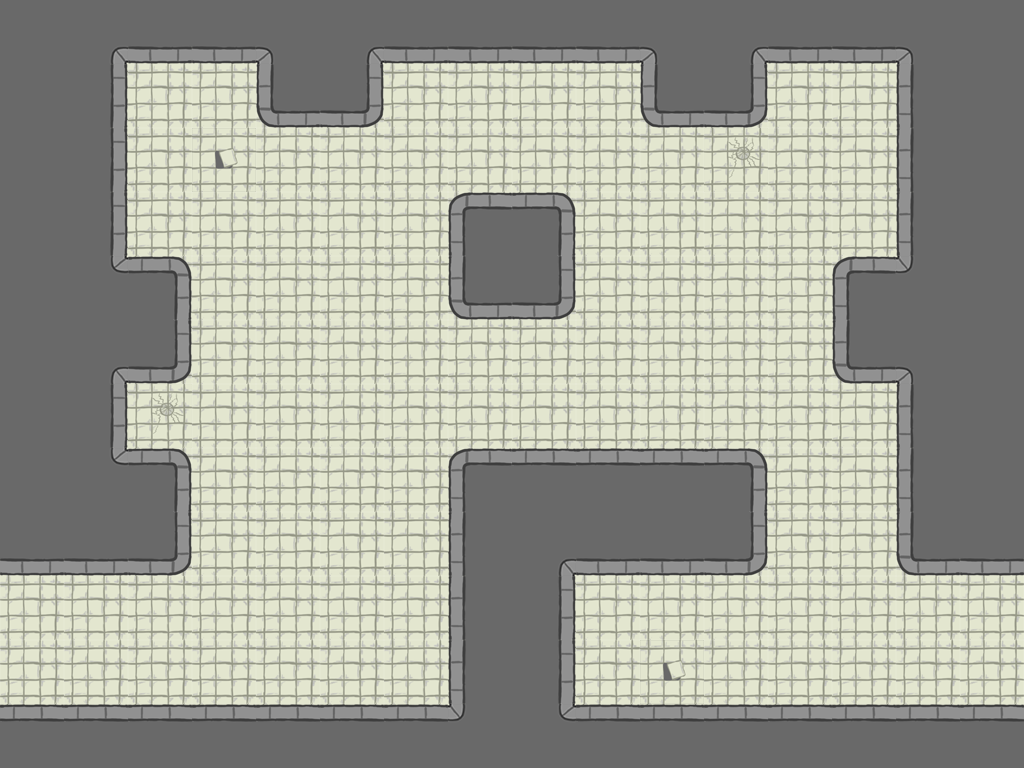

This is a level from a 2D game, rendered from its Tiled map with the project's own tilesets. A one-line summary and the complete map file follow:
An orthogonal 16x12 tile map with 64x64 px tiles, 1 tile layer (Tiles) and 7 objects (2x Door, ProximityMine, HeatRay, Turret, Loot).

<map version="1.0" orientation="orthogonal" width="16" height="12" tilewidth="64" tileheight="64">
 <tileset firstgid="1" name="tileset" tilewidth="64" tileheight="64">
  <image source="../TileSets/tileset.png" width="384" height="192" />
  <tile id="0">
   <properties>
    <property name="walkCost" value="100" />
   </properties>
  </tile>
  <tile id="1">
   <properties>
    <property name="walkCost" value="100" />
   </properties>
  </tile>
  <tile id="6">
   <properties>
    <property name="walkCost" value="100" />
   </properties>
  </tile>
 </tileset>
 <layer name="Tiles" width="16" height="12">
  <data>
   <tile gid="8" />
   <tile gid="17" />
   <tile gid="4" />
   <tile gid="4" />
   <tile gid="16" />
   <tile gid="17" />
   <tile gid="4" />
   <tile gid="4" />
   <tile gid="4" />
   <tile gid="4" />
   <tile gid="16" />
   <tile gid="17" />
   <tile gid="4" />
   <tile gid="4" />
   <tile gid="16" />
   <tile gid="8" />
   <tile gid="8" />
   <tile gid="5" />
   <tile gid="1" />
   <tile gid="1" />
   <tile gid="11" />
   <tile gid="9" />
   <tile gid="1" />
   <tile gid="1" />
   <tile gid="1" />
   <tile gid="1" />
   <tile gid="11" />
   <tile gid="9" />
   <tile gid="1" />
   <tile gid="1" />
   <tile gid="6" />
   <tile gid="8" />
   <tile gid="8" />
   <tile gid="5" />
   <tile gid="1" />
   <tile gid="7" />
   <tile gid="1" />
   <tile gid="1" />
   <tile gid="1" />
   <tile gid="1" />
   <tile gid="1" />
   <tile gid="1" />
   <tile gid="1" />
   <tile gid="2" />
   <tile gid="1" />
   <tile gid="1" />
   <tile gid="6" />
   <tile gid="8" />
   <tile gid="8" />
   <tile gid="5" />
   <tile gid="1" />
   <tile gid="1" />
   <tile gid="1" />
   <tile gid="1" />
   <tile gid="1" />
   <tile gid="10" />
   <tile gid="12" />
   <tile gid="1" />
   <tile gid="1" />
   <tile gid="1" />
   <tile gid="1" />
   <tile gid="1" />
   <tile gid="6" />
   <tile gid="8" />
   <tile gid="8" />
   <tile gid="18" />
   <tile gid="12" />
   <tile gid="1" />
   <tile gid="1" />
   <tile gid="1" />
   <tile gid="1" />
   <tile gid="11" />
   <tile gid="9" />
   <tile gid="1" />
   <tile gid="1" />
   <tile gid="1" />
   <tile gid="1" />
   <tile gid="10" />
   <tile gid="15" />
   <tile gid="8" />
   <tile gid="8" />
   <tile gid="17" />
   <tile gid="9" />
   <tile gid="1" />
   <tile gid="1" />
   <tile gid="1" />
   <tile gid="1" />
   <tile gid="1" />
   <tile gid="1" />
   <tile gid="1" />
   <tile gid="1" />
   <tile gid="1" />
   <tile gid="1" />
   <tile gid="11" />
   <tile gid="16" />
   <tile gid="8" />
   <tile gid="8" />
   <tile gid="5" />
   <tile gid="2" />
   <tile gid="1" />
   <tile gid="1" />
   <tile gid="1" />
   <tile gid="1" />
   <tile gid="1" />
   <tile gid="1" />
   <tile gid="1" />
   <tile gid="1" />
   <tile gid="1" />
   <tile gid="1" />
   <tile gid="1" />
   <tile gid="6" />
   <tile gid="8" />
   <tile gid="8" />
   <tile gid="18" />
   <tile gid="12" />
   <tile gid="1" />
   <tile gid="1" />
   <tile gid="1" />
   <tile gid="1" />
   <tile gid="10" />
   <tile gid="3" />
   <tile gid="3" />
   <tile gid="3" />
   <tile gid="12" />
   <tile gid="1" />
   <tile gid="1" />
   <tile gid="6" />
   <tile gid="8" />
   <tile gid="4" />
   <tile gid="4" />
   <tile gid="9" />
   <tile gid="1" />
   <tile gid="1" />
   <tile gid="1" />
   <tile gid="1" />
   <tile gid="6" />
   <tile gid="17" />
   <tile gid="4" />
   <tile gid="4" />
   <tile gid="9" />
   <tile gid="1" />
   <tile gid="1" />
   <tile gid="11" />
   <tile gid="4" />
   <tile gid="1" />
   <tile gid="1" />
   <tile gid="1" />
   <tile gid="1" />
   <tile gid="1" />
   <tile gid="1" />
   <tile gid="1" />
   <tile gid="6" />
   <tile gid="5" />
   <tile gid="1" />
   <tile gid="1" />
   <tile gid="1" />
   <tile gid="1" />
   <tile gid="1" />
   <tile gid="1" />
   <tile gid="1" />
   <tile gid="1" />
   <tile gid="1" />
   <tile gid="1" />
   <tile gid="1" />
   <tile gid="1" />
   <tile gid="1" />
   <tile gid="1" />
   <tile gid="6" />
   <tile gid="5" />
   <tile gid="1" />
   <tile gid="7" />
   <tile gid="1" />
   <tile gid="1" />
   <tile gid="1" />
   <tile gid="1" />
   <tile gid="1" />
   <tile gid="3" />
   <tile gid="3" />
   <tile gid="3" />
   <tile gid="3" />
   <tile gid="3" />
   <tile gid="3" />
   <tile gid="3" />
   <tile gid="15" />
   <tile gid="18" />
   <tile gid="3" />
   <tile gid="3" />
   <tile gid="3" />
   <tile gid="3" />
   <tile gid="3" />
   <tile gid="3" />
   <tile gid="3" />
  </data>
 </layer>
 <objectgroup name="Objects" width="16" height="12">
  <object name="ProximityMine" type="ProximityMine" x="289" y="237" width="128" height="128">
   <properties>
    <property name="shape" value="1" />
    <property name="timeOff" value="0" />
    <property name="timeOn" value="0" />
   </properties>
  </object>
  <object name="DoorYellow" type="Door" x="4" y="607" width="64" height="64">
   <properties>
    <property name="direction" value="left" />
    <property name="locked" value="0" />
   </properties>
  </object>
  <object name="HeatRay1" type="HeatRay" x="816" y="189" width="64" height="64">
   <properties>
    <property name="angle" value="-90" />
    <property name="chargeTime" value="400" />
    <property name="fireTime" value="50" />
    <property name="triggered" value="0" />
   </properties>
  </object>
  <object name="Turret1" type="Turret" x="511" y="383" width="64" height="64">
   <properties>
    <property name="endAngle" value="0" />
    <property name="projectileType" value="1" />
    <property name="rateOfFire" value="5" />
    <property name="rateOfRotation" value="3" />
    <property name="rotationsFiring" value="0" />
    <property name="rotationsIdle" value="0" />
    <property name="startAngle" value="0" />
   </properties>
  </object>
  <object name="DoorYellow" type="Door" x="955" y="603" width="64" height="64">
   <properties>
    <property name="direction" value="right" />
    <property name="locked" value="0" />
   </properties>
  </object>
  <object x="575" y="583" width="78" height="72" />
  <object name="Loot" type="Loot" x="575" y="583" width="78" height="72" />
 </objectgroup>
</map>
